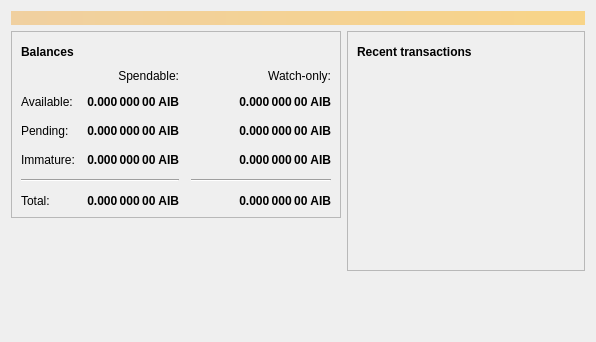
<?xml version="1.0" encoding="UTF-8"?>
<ui version="4.0">
 <class>OverviewPage</class>
 <widget class="QWidget" name="OverviewPage">
  <property name="geometry">
   <rect>
    <x>0</x>
    <y>0</y>
    <width>596</width>
    <height>342</height>
   </rect>
  </property>
  <property name="windowTitle">
   <string>Form</string>
  </property>
  <layout class="QVBoxLayout" name="topLayout">
   <item>
    <widget class="QLabel" name="labelAlerts">
     <property name="visible">
      <bool>false</bool>
     </property>
     <property name="styleSheet">
      <string notr="true">QLabel { background-color: qlineargradient(x1: 0, y1: 0, x2: 1, y2: 0, stop:0 #F0D0A0, stop:1 #F8D488); color:#000000; }</string>
     </property>
     <property name="wordWrap">
      <bool>true</bool>
     </property>
     <property name="margin">
      <number>3</number>
     </property>
     <property name="textInteractionFlags">
      <set>Qt::TextSelectableByMouse</set>
     </property>
    </widget>
   </item>
   <item>
    <layout class="QHBoxLayout" name="horizontalLayout" stretch="1,1">
     <item>
      <layout class="QVBoxLayout" name="verticalLayout_2">
       <item>
        <widget class="QFrame" name="frame">
         <property name="frameShape">
          <enum>QFrame::StyledPanel</enum>
         </property>
         <property name="frameShadow">
          <enum>QFrame::Raised</enum>
         </property>
         <layout class="QVBoxLayout" name="verticalLayout_4">
          <item>
           <layout class="QHBoxLayout" name="horizontalLayout_4">
            <item>
             <widget class="QLabel" name="label_5">
              <property name="font">
               <font>
                <weight>75</weight>
                <bold>true</bold>
               </font>
              </property>
              <property name="text">
               <string>Balances</string>
              </property>
             </widget>
            </item>
            <item>
             <widget class="QPushButton" name="labelWalletStatus">
              <property name="enabled">
               <bool>true</bool>
              </property>
              <property name="maximumSize">
               <size>
                <width>30</width>
                <height>16777215</height>
               </size>
              </property>
              <property name="toolTip">
               <string>The displayed information may be out of date. Your wallet automatically synchronizes with the AIB network after a connection is established, but this process has not completed yet.</string>
              </property>
              <property name="text">
               <string/>
              </property>
              <property name="icon">
               <iconset resource="../bitcoin.qrc">
                <normaloff>:/icons/warning</normaloff>
                <disabledoff>:/icons/warning</disabledoff>:/icons/warning</iconset>
              </property>
              <property name="iconSize">
               <size>
                <width>24</width>
                <height>24</height>
               </size>
              </property>
              <property name="flat">
               <bool>true</bool>
              </property>
             </widget>
            </item>
            <item>
             <spacer name="horizontalSpacer_3">
              <property name="orientation">
               <enum>Qt::Horizontal</enum>
              </property>
              <property name="sizeHint" stdset="0">
               <size>
                <width>40</width>
                <height>20</height>
               </size>
              </property>
             </spacer>
            </item>
           </layout>
          </item>
          <item>
           <layout class="QGridLayout" name="gridLayout">
            <property name="spacing">
             <number>12</number>
            </property>
            <item row="2" column="2">
             <widget class="QLabel" name="labelWatchPending">
              <property name="font">
               <font>
                <weight>75</weight>
                <bold>true</bold>
               </font>
              </property>
              <property name="cursor">
               <cursorShape>IBeamCursor</cursorShape>
              </property>
              <property name="toolTip">
               <string>Unconfirmed transactions to watch-only addresses</string>
              </property>
              <property name="text">
               <string notr="true">0.000 000 00 AIB</string>
              </property>
              <property name="alignment">
               <set>Qt::AlignRight|Qt::AlignTrailing|Qt::AlignVCenter</set>
              </property>
              <property name="textInteractionFlags">
               <set>Qt::LinksAccessibleByMouse|Qt::TextSelectableByKeyboard|Qt::TextSelectableByMouse</set>
              </property>
             </widget>
            </item>
            <item row="2" column="1">
             <widget class="QLabel" name="labelUnconfirmed">
              <property name="font">
               <font>
                <weight>75</weight>
                <bold>true</bold>
               </font>
              </property>
              <property name="cursor">
               <cursorShape>IBeamCursor</cursorShape>
              </property>
              <property name="toolTip">
               <string>Total of transactions that have yet to be confirmed, and do not yet count toward the spendable balance</string>
              </property>
              <property name="text">
               <string notr="true">0.000 000 00 AIB</string>
              </property>
              <property name="alignment">
               <set>Qt::AlignRight|Qt::AlignTrailing|Qt::AlignVCenter</set>
              </property>
              <property name="textInteractionFlags">
               <set>Qt::LinksAccessibleByMouse|Qt::TextSelectableByKeyboard|Qt::TextSelectableByMouse</set>
              </property>
             </widget>
            </item>
            <item row="3" column="2">
             <widget class="QLabel" name="labelWatchImmature">
              <property name="font">
               <font>
                <weight>75</weight>
                <bold>true</bold>
               </font>
              </property>
              <property name="cursor">
               <cursorShape>IBeamCursor</cursorShape>
              </property>
              <property name="toolTip">
               <string>Mined balance in watch-only addresses that has not yet matured</string>
              </property>
              <property name="text">
               <string notr="true">0.000 000 00 AIB</string>
              </property>
              <property name="alignment">
               <set>Qt::AlignRight|Qt::AlignTrailing|Qt::AlignVCenter</set>
              </property>
              <property name="textInteractionFlags">
               <set>Qt::LinksAccessibleByMouse|Qt::TextSelectableByKeyboard|Qt::TextSelectableByMouse</set>
              </property>
             </widget>
            </item>
            <item row="4" column="0" colspan="2">
             <widget class="Line" name="line">
              <property name="orientation">
               <enum>Qt::Horizontal</enum>
              </property>
             </widget>
            </item>
            <item row="4" column="2">
             <widget class="Line" name="lineWatchBalance">
              <property name="sizePolicy">
               <sizepolicy hsizetype="Preferred" vsizetype="Fixed">
                <horstretch>0</horstretch>
                <verstretch>0</verstretch>
               </sizepolicy>
              </property>
              <property name="minimumSize">
               <size>
                <width>140</width>
                <height>0</height>
               </size>
              </property>
              <property name="orientation">
               <enum>Qt::Horizontal</enum>
              </property>
             </widget>
            </item>
            <item row="5" column="0">
             <widget class="QLabel" name="labelTotalText">
              <property name="text">
               <string>Total:</string>
              </property>
             </widget>
            </item>
            <item row="3" column="1">
             <widget class="QLabel" name="labelImmature">
              <property name="font">
               <font>
                <weight>75</weight>
                <bold>true</bold>
               </font>
              </property>
              <property name="cursor">
               <cursorShape>IBeamCursor</cursorShape>
              </property>
              <property name="toolTip">
               <string>Mined balance that has not yet matured</string>
              </property>
              <property name="text">
               <string notr="true">0.000 000 00 AIB</string>
              </property>
              <property name="alignment">
               <set>Qt::AlignRight|Qt::AlignTrailing|Qt::AlignVCenter</set>
              </property>
              <property name="textInteractionFlags">
               <set>Qt::LinksAccessibleByMouse|Qt::TextSelectableByKeyboard|Qt::TextSelectableByMouse</set>
              </property>
             </widget>
            </item>
            <item row="2" column="3">
             <spacer name="horizontalSpacer_2">
              <property name="orientation">
               <enum>Qt::Horizontal</enum>
              </property>
              <property name="sizeHint" stdset="0">
               <size>
                <width>40</width>
                <height>20</height>
               </size>
              </property>
             </spacer>
            </item>
            <item row="3" column="0">
             <widget class="QLabel" name="labelImmatureText">
              <property name="text">
               <string>Immature:</string>
              </property>
             </widget>
            </item>
            <item row="5" column="1">
             <widget class="QLabel" name="labelTotal">
              <property name="font">
               <font>
                <weight>75</weight>
                <bold>true</bold>
               </font>
              </property>
              <property name="cursor">
               <cursorShape>IBeamCursor</cursorShape>
              </property>
              <property name="toolTip">
               <string>Your current total balance</string>
              </property>
              <property name="text">
               <string notr="true">0.000 000 00 AIB</string>
              </property>
              <property name="alignment">
               <set>Qt::AlignRight|Qt::AlignTrailing|Qt::AlignVCenter</set>
              </property>
              <property name="textInteractionFlags">
               <set>Qt::LinksAccessibleByMouse|Qt::TextSelectableByKeyboard|Qt::TextSelectableByMouse</set>
              </property>
             </widget>
            </item>
            <item row="5" column="2">
             <widget class="QLabel" name="labelWatchTotal">
              <property name="font">
               <font>
                <weight>75</weight>
                <bold>true</bold>
               </font>
              </property>
              <property name="cursor">
               <cursorShape>IBeamCursor</cursorShape>
              </property>
              <property name="toolTip">
               <string>Current total balance in watch-only addresses</string>
              </property>
              <property name="text">
               <string notr="true">0.000 000 00 AIB</string>
              </property>
              <property name="alignment">
               <set>Qt::AlignRight|Qt::AlignTrailing|Qt::AlignVCenter</set>
              </property>
              <property name="textInteractionFlags">
               <set>Qt::LinksAccessibleByMouse|Qt::TextSelectableByKeyboard|Qt::TextSelectableByMouse</set>
              </property>
             </widget>
            </item>
            <item row="0" column="2">
             <widget class="QLabel" name="labelWatchonly">
              <property name="text">
               <string>Watch-only:</string>
              </property>
              <property name="alignment">
               <set>Qt::AlignRight|Qt::AlignTrailing|Qt::AlignVCenter</set>
              </property>
             </widget>
            </item>
            <item row="1" column="0">
             <widget class="QLabel" name="labelBalanceText">
              <property name="text">
               <string>Available:</string>
              </property>
             </widget>
            </item>
            <item row="1" column="1">
             <widget class="QLabel" name="labelBalance">
              <property name="font">
               <font>
                <weight>75</weight>
                <bold>true</bold>
               </font>
              </property>
              <property name="cursor">
               <cursorShape>IBeamCursor</cursorShape>
              </property>
              <property name="toolTip">
               <string>Your current spendable balance</string>
              </property>
              <property name="text">
               <string notr="true">0.000 000 00 AIB</string>
              </property>
              <property name="alignment">
               <set>Qt::AlignRight|Qt::AlignTrailing|Qt::AlignVCenter</set>
              </property>
              <property name="textInteractionFlags">
               <set>Qt::LinksAccessibleByMouse|Qt::TextSelectableByKeyboard|Qt::TextSelectableByMouse</set>
              </property>
             </widget>
            </item>
            <item row="1" column="2">
             <widget class="QLabel" name="labelWatchAvailable">
              <property name="font">
               <font>
                <weight>75</weight>
                <bold>true</bold>
               </font>
              </property>
              <property name="cursor">
               <cursorShape>IBeamCursor</cursorShape>
              </property>
              <property name="toolTip">
               <string>Your current balance in watch-only addresses</string>
              </property>
              <property name="text">
               <string notr="true">0.000 000 00 AIB</string>
              </property>
              <property name="alignment">
               <set>Qt::AlignRight|Qt::AlignTrailing|Qt::AlignVCenter</set>
              </property>
              <property name="textInteractionFlags">
               <set>Qt::LinksAccessibleByMouse|Qt::TextSelectableByKeyboard|Qt::TextSelectableByMouse</set>
              </property>
             </widget>
            </item>
            <item row="2" column="0">
             <widget class="QLabel" name="labelPendingText">
              <property name="text">
               <string>Pending:</string>
              </property>
             </widget>
            </item>
            <item row="0" column="1">
             <widget class="QLabel" name="labelSpendable">
              <property name="text">
               <string>Spendable:</string>
              </property>
              <property name="alignment">
               <set>Qt::AlignRight|Qt::AlignTrailing|Qt::AlignVCenter</set>
              </property>
             </widget>
            </item>
           </layout>
          </item>
         </layout>
        </widget>
       </item>
       <item>
        <spacer name="verticalSpacer">
         <property name="orientation">
          <enum>Qt::Vertical</enum>
         </property>
         <property name="sizeHint" stdset="0">
          <size>
           <width>20</width>
           <height>40</height>
          </size>
         </property>
        </spacer>
       </item>
      </layout>
     </item>
     <item>
      <layout class="QVBoxLayout" name="verticalLayout_3">
       <item>
        <widget class="QFrame" name="frame_2">
         <property name="frameShape">
          <enum>QFrame::StyledPanel</enum>
         </property>
         <property name="frameShadow">
          <enum>QFrame::Raised</enum>
         </property>
         <layout class="QVBoxLayout" name="verticalLayout">
          <item>
           <layout class="QHBoxLayout" name="horizontalLayout_2">
            <item>
             <widget class="QLabel" name="label_4">
              <property name="font">
               <font>
                <weight>75</weight>
                <bold>true</bold>
               </font>
              </property>
              <property name="text">
               <string>Recent transactions</string>
              </property>
             </widget>
            </item>
            <item>
             <widget class="QPushButton" name="labelTransactionsStatus">
              <property name="enabled">
               <bool>true</bool>
              </property>
              <property name="maximumSize">
               <size>
                <width>30</width>
                <height>16777215</height>
               </size>
              </property>
              <property name="toolTip">
               <string>The displayed information may be out of date. Your wallet automatically synchronizes with the AIB network after a connection is established, but this process has not completed yet.</string>
              </property>
              <property name="text">
               <string/>
              </property>
              <property name="icon">
               <iconset resource="../bitcoin.qrc">
                <normaloff>:/icons/warning</normaloff>
                <disabledoff>:/icons/warning</disabledoff>:/icons/warning</iconset>
              </property>
              <property name="iconSize">
               <size>
                <width>24</width>
                <height>24</height>
               </size>
              </property>
              <property name="flat">
               <bool>true</bool>
              </property>
             </widget>
            </item>
            <item>
             <spacer name="horizontalSpacer">
              <property name="orientation">
               <enum>Qt::Horizontal</enum>
              </property>
              <property name="sizeHint" stdset="0">
               <size>
                <width>40</width>
                <height>20</height>
               </size>
              </property>
             </spacer>
            </item>
           </layout>
          </item>
          <item>
           <widget class="QListView" name="listTransactions">
            <property name="styleSheet">
             <string notr="true">QListView { background: transparent; }</string>
            </property>
            <property name="frameShape">
             <enum>QFrame::NoFrame</enum>
            </property>
            <property name="verticalScrollBarPolicy">
             <enum>Qt::ScrollBarAlwaysOff</enum>
            </property>
            <property name="horizontalScrollBarPolicy">
             <enum>Qt::ScrollBarAlwaysOff</enum>
            </property>
            <property name="selectionMode">
             <enum>QAbstractItemView::NoSelection</enum>
            </property>
           </widget>
          </item>
         </layout>
        </widget>
       </item>
       <item>
        <spacer name="verticalSpacer_2">
         <property name="orientation">
          <enum>Qt::Vertical</enum>
         </property>
         <property name="sizeHint" stdset="0">
          <size>
           <width>20</width>
           <height>40</height>
          </size>
         </property>
        </spacer>
       </item>
      </layout>
     </item>
    </layout>
   </item>
  </layout>
 </widget>
 <resources/>
 <connections/>
</ui>
